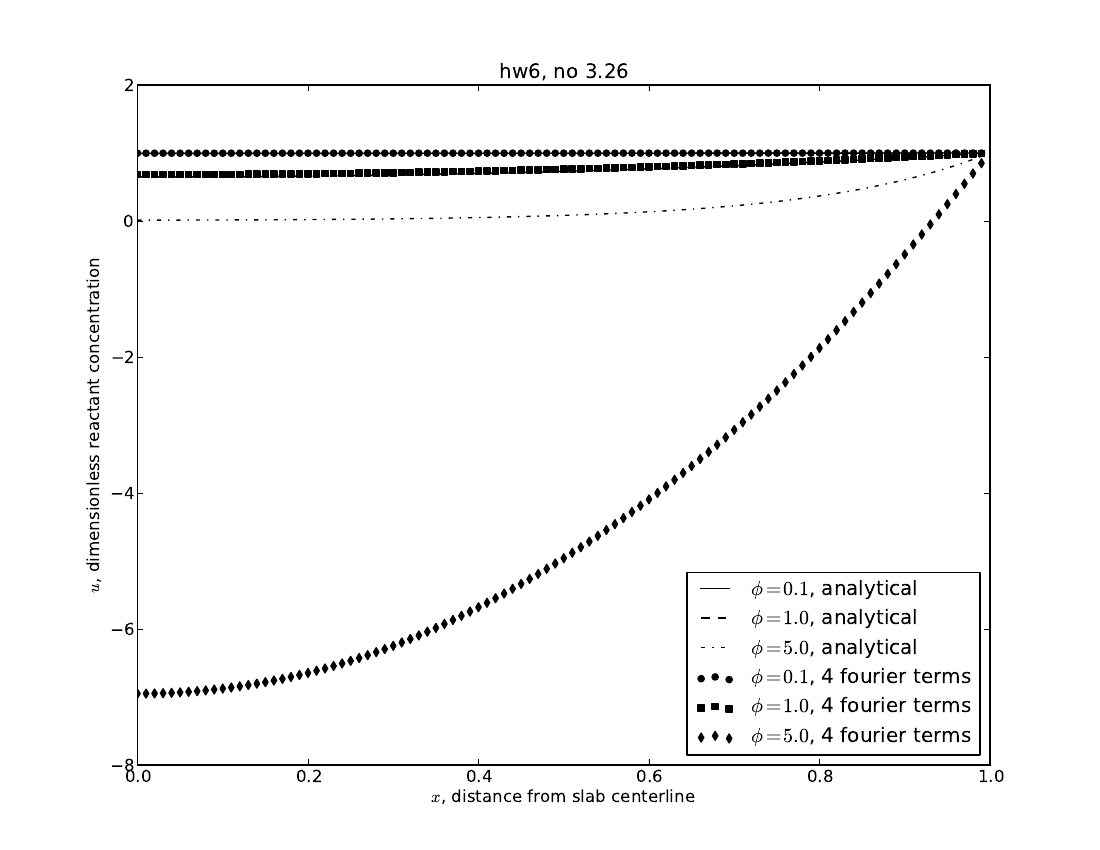

Write Python code to recreate this figure.
from numpy import sin, exp, cos, pi, arange, array
import matplotlib.pyplot as plt

def A(m, P):
    '''Coeffecients of cosines in Fourier solution.'''
    A_ = -4 * P**2 * sin(pi*m/2) * 2 * m / (pi*m/2)**2 / (pi*m + sin(pi*m))**2
    return A_


def um(x, terms, P):
    m_list = list(arange(1, terms * 2, 2))
    solution = 0
    components = []
    for m in m_list:
        component = A(m, P) * cos(x * pi * m / 2)
        components.append(component)
        solution += component
    solution += 1
    return (solution, components)


def u(x, P):
    solution = (exp(P * x) + exp(-P * x)) / (exp(P) + exp(-P))
    return solution


terms = 4
fig = plt.figure(1, figsize=(11, 8.5))
ax = fig.add_subplot(1, 1, 1)
for (P, color, marker) in zip([0.1, 1, 5], ['k-', 'k--', 'k-.'], ['o', 's', 'd']):
#for P in [5]:
    xl = list(arange(0, 1, 0.01))
    ul = []
    uml = []
    uml_components = []
    for x in xl:
        ul.append(u(x, P))
        (um_val, um_components) = um(x, terms, P)
        uml.append(um_val)
        uml_components.append(um_components)
    ax.plot(xl, ul, color, label=r'$\phi=%.1f$, analytical' % P)
    uml_components = array(uml_components)  # first index is x; second is component
    #for i in range(terms):
        #plt.plot(xl, uml_components[:,i])
    ax.scatter(xl, uml, label=r'$\phi=%.1f$, %i fourier terms' % (P, terms), facecolor='k', marker=marker)
ax.legend(loc='lower right')
ax.set_xlim((0, 1))
#ax.set_ylim((-1, 1))
ax.set_xlabel(r'$x$, distance from slab centerline')
ax.set_ylabel(r'$u$, dimensionless reactant concentration')
ax.set_title('hw6, no 3.26')
filename = 'hw6_3.26.pdf'
print 'saving', filename
fig.savefig(filename)
#plt.show()
